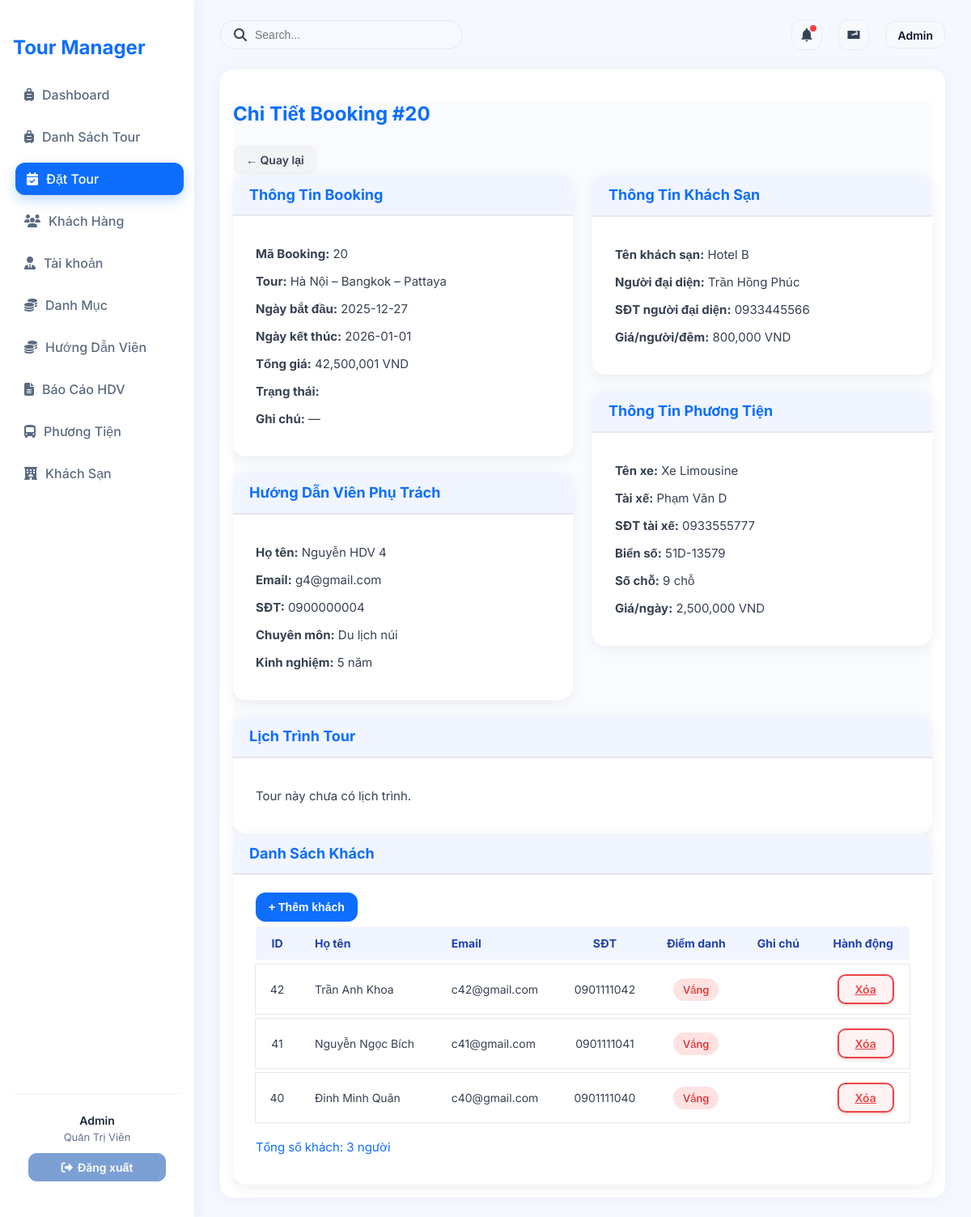
The page /?action=admin-detailBooking&id=20 (signed in) on the database its author committed.
### tables this page shows
CREATE TABLE `bookings` (
  `booking_id` int NOT NULL,
  `tour_id` int DEFAULT NULL,
  `guide_id` int DEFAULT NULL,
  `hotel_id` int DEFAULT NULL,
  `vehicle_id` int DEFAULT NULL,
  `status` enum('sap_dien_ra','dang_dien_ra','cho_xac_nhan_ket_thuc','da_hoan_thanh','da_huy') NOT NULL DEFAULT 'sap_dien_ra',
  `report` text,
  `created_at` timestamp NULL DEFAULT CURRENT_TIMESTAMP,
  `start_date` date DEFAULT NULL,
  `end_date` date DEFAULT NULL,
  `total_price` decimal(12,2) NOT NULL DEFAULT '0.00'
);

CREATE TABLE `tours` (
  `tour_id` int NOT NULL,
  `tour_name` varchar(150) NOT NULL,
  `description` text,
  `price_adult` int NOT NULL DEFAULT '0',
  `price_child` int NOT NULL DEFAULT '0',
  `days` int NOT NULL DEFAULT '1',
  `category_id` int DEFAULT NULL,
  `tour_images` varchar(255) DEFAULT NULL
);

CREATE TABLE `users` (
  `user_id` int NOT NULL,
  `username` varchar(50) NOT NULL,
  `password` varchar(255) NOT NULL,
  `role` enum('admin','guide') NOT NULL DEFAULT 'guide',
  `name` varchar(100) DEFAULT NULL,
  `email` varchar(100) DEFAULT NULL,
  `phone` varchar(20) DEFAULT NULL
);

CREATE TABLE `guides` (
  `guide_id` int NOT NULL,
  `user_id` int DEFAULT NULL,
  `experience_years` int DEFAULT '0',
  `specialization` varchar(255) DEFAULT NULL,
  `avatar` varchar(255) DEFAULT NULL,
  `note` text,
  `cccd` int NOT NULL
);

CREATE TABLE `hotels` (
  `hotel_service_id` int NOT NULL,
  `service_name` varchar(255) DEFAULT NULL,
  `room_type` varchar(255) DEFAULT NULL,
  `price_per_night` decimal(12,2) DEFAULT NULL,
  `description` text,
  `hotel_manager` varchar(100) NOT NULL,
  `hotel_manager_phone` varchar(20) NOT NULL,
  `hotel_image` varchar(255) DEFAULT NULL
);

CREATE TABLE `vehicles` (
  `vehicle_service_id` int NOT NULL,
  `service_name` varchar(255) DEFAULT NULL,
  `seat` int DEFAULT NULL,
  `price_per_day` decimal(12,2) DEFAULT NULL,
  `description` text,
  `driver_name` varchar(100) NOT NULL,
  `driver_phone` varchar(20) NOT NULL,
  `license_plate` varchar(20) NOT NULL
);

CREATE TABLE `booking_customers` (
  `id` int NOT NULL,
  `booking_id` int NOT NULL,
  `customer_id` int NOT NULL,
  `is_main` tinyint(1) DEFAULT '0',
  `price_per_customer` int DEFAULT '0'
);

CREATE TABLE `customers` (
  `customer_id` int NOT NULL,
  `full_name` varchar(100) DEFAULT NULL,
  `email` varchar(100) DEFAULT NULL,
  `phone` varchar(20) DEFAULT NULL,
  `role` enum('adult','child','vip') NOT NULL DEFAULT 'adult',
  `address` varchar(255) DEFAULT NULL,
  `age` int DEFAULT NULL
);

### views/Booking/DetailBooking.php (the view, shortened to what the rows shown need)
<div class="main-content p-4">
    <div class="mb-4 d-flex justify-content-between align-items-center">
        <h3 class="fw-bold">Chi Tiết Booking #<?= $booking['booking_id'] ?></h3>
        <a href="?action=admin-listBooking" class="btn btn-secondary" style="text-decoration:none">← Quay lại</a>
    </div>
    <div class="booking-layout">
        <div class="left-column">
            <div class="card mb-4">
                <div class="card-header fw-bold">Thông Tin Booking</div>
                <div class="card-body">
                    <p><strong>Mã Booking:</strong> <?= $booking['booking_id'] ?></p>
                    <p><strong>Tour:</strong> <?= $booking['tour_name'] ?></p>
                    <p><strong>Ngày bắt đầu:</strong> <?= $booking['start_date'] ?></p>
                    <p><strong>Ngày kết thúc:</strong> <?= $booking['end_date'] ?></p>
                    <p><strong>Tổng giá:</strong> <?= number_format($booking['total_price']) ?> VND</p>
                    <p><strong>Trạng thái:</strong>
                    </p>
                    <p><strong>Ghi chú:</strong> <?= $booking['report'] ?: '—' ?></p>
                </div>
            </div> <br>
            <div class="card mb-4">
                <div class="card-header fw-bold">Hướng Dẫn Viên Phụ Trách</div>
                <div class="card-body">
                    <?php if ($guide): ?>
                    <p><strong>Họ tên:</strong> <?= $guide['guide_name'] ?></p>
                    <p><strong>Email:</strong> <?= $guide['email'] ?></p>
                    <p><strong>SĐT:</strong> <?= $guide['phone'] ?></p>
                    <p><strong>Chuyên môn:</strong> <?= $guide['specialization'] ?></p>
                    <p><strong>Kinh nghiệm:</strong> <?= $guide['experience_years'] ?> năm</p>
                    <?php else: ?>
                    <p class="text-danger">Chưa phân hướng dẫn viên cho tour này.</p>
                    <?php endif; ?>
                </div>
            </div>
        </div>
        <div class="right-column">
            <div class="card mb-4">
                <div class="card-header fw-bold">Thông Tin Khách Sạn</div>
                <div class="card-body">
                    <p><strong>Tên khách sạn:</strong> <?= $booking['hotel_name'] ?></p>
                    <p><strong>Người đại diện:</strong> <?= $booking['hotel_manager'] ?></p>
                    <p><strong>SĐT người đại diện:</strong> <?= $booking['hotel_manager_phone'] ?></p>
                    <p><strong>Giá/người/đêm:</strong> <?= number_format($booking['price_per_night']) ?> VND</p>
                </div>
            </div> <br>
            <div class="card mb-4">
                <div class="card-header fw-bold">Thông Tin Phương Tiện</div>
                <div class="card-body">
                    <p><strong>Tên xe:</strong> <?= $vehicle['service_name'] ?></p>
                    <p><strong>Tài xế:</strong> <?= $vehicle['driver_name'] ?></p>
                    <p><strong>SĐT tài xế:</strong> <?= $vehicle['driver_phone'] ?></p>
                    <p><strong>Biển số:</strong> <?= $vehicle['license_plate'] ?></p>
                    <p><strong>Số chỗ:</strong> <?= $vehicle['seat'] ?> chỗ</p>
                    <p><strong>Giá/ngày:</strong> <?= number_format($vehicle['price_per_day']) ?> VND</p>
                </div>
            </div>
        </div>
    </div> <br>
    <div class="card mb-4">
        <div class="card-header fw-bold">Lịch Trình Tour</div>
        <div class="card-body">
            <?php if (!empty($tour_schedules)): ?>
            <div class="schedule-wrapper">
                <?php foreach ($tour_schedules as $schedule): ?>
                <div class="schedule-item">
                    <div class="schedule-day">
                        <span>Ngày <?= $schedule['day_number'] ?></span>
                    </div>
                    <div class="schedule-line"></div>
                    <div class="schedule-content">
                        <p class="schedule-title"><?= $schedule['title'] ?></p>
                        <p class="schedule-desc"><?= $schedule['description'] ?></p>
                    </div>
                </div>
                <?php endforeach; ?>
            </div>
            <?php else: ?>
            <p class="text-muted">Tour này chưa có lịch trình.</p>
            <?php endif; ?>
        </div>
    </div>
    <div class="card mb-4">
        <div class="card-header fw-bold">Danh Sách Khách</div>
        <div class="card-body">
            <?php if($booking['status'] !== 'da_hoan_thanh' && $booking['status'] !== 'da_huy' && $booking['status'] !== 'dang_dien_ra'): ?>
            <button class="btn btn-addCustomer"
                onclick="document.getElementById('addCustomerForm').style.display='block'">
                + Thêm khách
            </button>
            <?php endif; ?>
            <?php if (count($customers) > 0): ?>
            <table class="table table-bordered table-striped">
                <thead>
                    <tr>
                        <th>ID</th>
                        <th>Họ tên</th>
                        <th>Email</th>
                        <th>SĐT</th>
                        <th>Điểm danh</th>
                        <th>Ghi chú</th>
                        <th><?php if($booking['status'] !== 'da_hoan_thanh' && $booking['status'] !== 'da_huy' && $booking['status'] !== 'dang_dien_ra'){ echo 'Hành động'; } ?>
                        </th>
                    </tr>
                </thead>
                <tbody>
                    <?php foreach ($customers as $c): ?>
                    <tr>
                        <td><?= $c['customer_id'] ?></td>
                        <td><?= $c['full_name'] ?></td>
                        <td><?= $c['email'] ?></td>
                        <td><?= $c['phone'] ?></td>
                        <?php
                            $att = null;
                            foreach ($attendance as $a) {
                                if ($a['customer_id'] == $c['customer_id']) {
                                    $att = $a;
                                    break;
                                }
                            }
                        ?>
                        <td>
                            <?php if ($att): ?>
                            <?php if ($att['status'] == 'present'): ?>
                            <span class="badge bg-success">Có mặt</span>
                            <?php elseif ($att['status'] == 'absent'): ?>
                            <span class="badge bg-danger">Vắng</span>
                            <?php else: ?>
                            <span class="badge bg-secondary">—</span>
                            <?php endif; ?>
                            <?php endif; ?>
                        </td>
                        <td><?= $att['note'] ?? '' ?></td>
                        <?php if ($booking['status'] !== 'da_hoan_thanh' && $booking['status'] !== 'da_huy' && $booking['status'] !== 'dang_dien_ra'): ?>
                        <td class="action-col">
                            <a href="?action=admin-deleteCustomerBooking&id=<?= $c['bc_id'] ?>&booking_id=<?= $booking['booking_id'] ?>"
                                class="btn btn-sm btn-outline-danger" onclick="return confirm('Xóa khách này?')">Xóa</a>
                        </td>
                        <?php endif; ?>
                    </tr>
                    <?php endforeach; ?>
                </tbody>
            </table>
            <p class=" fw-bold mt-3">Tổng số khách: <?= count($customers) ?> người</p>
            <?php else: ?>
            <p class="text-muted">Chưa thêm khách nào cho booking này.</p>
            <?php endif; ?>
        </div>
    </div>
</div>

### rows shown on the page
bookings: booking_id "20", tour.tour_name "Hà Nội – Bangkok – Pattaya", start_date "2025-12-27", end_date "2026-01-01", report "—", users.name "Nguyễn HDV 4", users.email "g4@gmail.com", users.phone "0900000004", guide.specialization "Du lịch núi", guide.experience_years "5", hotel.service_name "Hotel B", hotel.hotel_manager "Trần Hồng Phúc", hotel.hotel_manager_phone "0933445566", hotel.price_per_night "800,000"
vehicles: service_name "Xe Limousine", driver_name "Phạm Văn D", driver_phone "0933555777", license_plate "51D-13579", seat "9", price_per_day "2,500,000"
booking_customers: customer.customer_id "42", customer.full_name "Trần Anh Khoa", customer.email "c42@gmail.com", customer.phone "0901111042"
booking_customers: customer.customer_id "41", customer.full_name "Nguyễn Ngọc Bích", customer.email "c41@gmail.com", customer.phone "0901111041"
booking_customers: customer.customer_id "40", customer.full_name "Đinh Minh Quân", customer.email "c40@gmail.com", customer.phone "0901111040"

### other values the page prints
$user['name'] "Admin"
$booking['total_price'] "42,500,001"
count($customers) "3"
